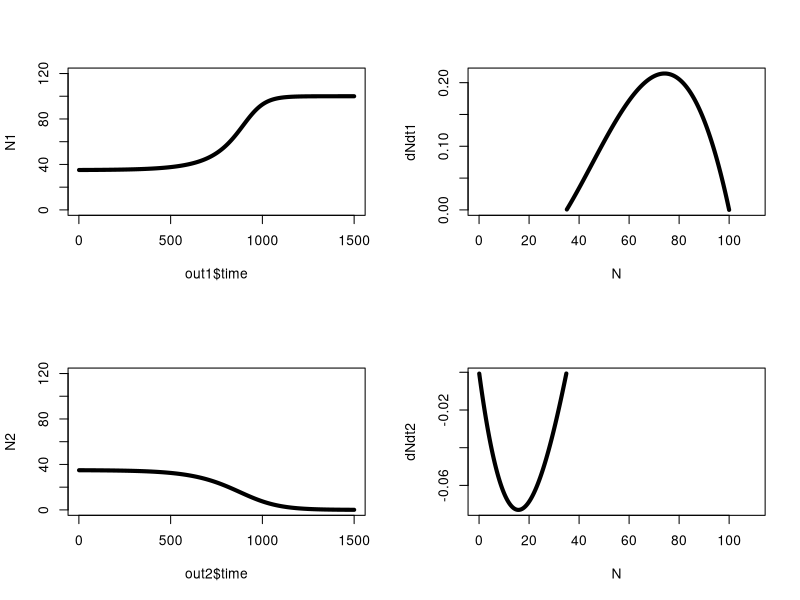
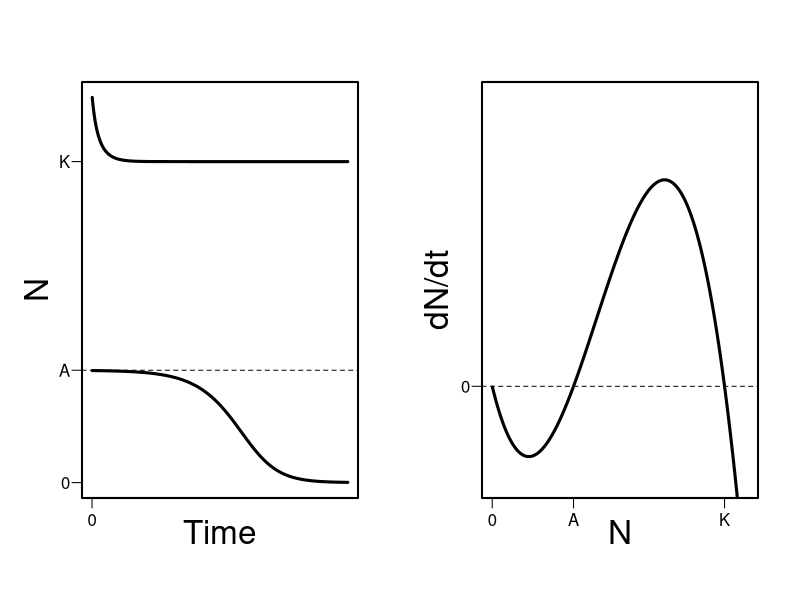
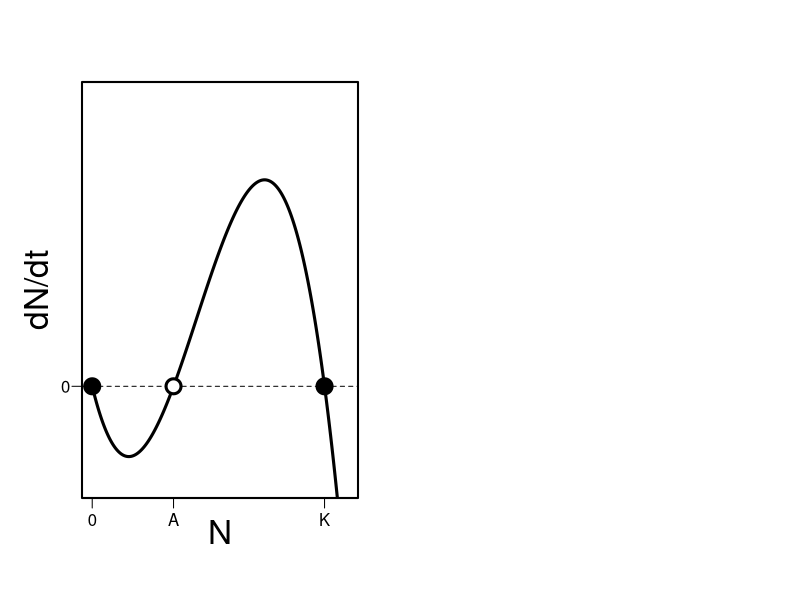

The R source for these figures, in order:
library(deSolve)


CAllee <- function(t, y, p) {
  N <- y[1]
  with(as.list(p), {
    dNdt <- r * N * (1 - N / K) * (N / A - 1)
    return(list(dNdt))
  })
}


t <- 1:1500

# Now run your simulation using the ode function of deSolve
out1 <-
  data.frame(ode(
    y = c(N = 35.1),
    times = t,
    func = CAllee,
    parms = c(r = 0.01, K = 100, A = 35)
  ))
out2 <-
  data.frame(ode(
    y = c(N = 34.9),
    times = t,
    func = CAllee,
    parms = c(r = 0.01, K = 100, A = 35)
  ))
out3 <-
  data.frame(ode(
    y = c(N = 120),
    times = t,
    func = CAllee,
    parms = c(r = 0.01, K = 100, A = 35)
  ))

N1 <- out1$N
dNdt1 <- N1[-1] - N1[-length(N1)]
N2 <- out2$N
dNdt2 <- N2[-1] - N2[-length(N2)]
N3 <- out3$N
dNdt3 <- N3[-1] - N3[-length(N3)]

# Put plots side-by-side
quartz()
par(mfrow = c(2, 2))

plot(out1$time,
     N1,
     type = 'l',
     lwd = 4,
     ylim = c(0, 120))
plot(
  dNdt1 ~ N1[-length(N1)],
  type = 'l',
  lwd = 4,
  xlab = 'N',
  xlim = c(0, 110)
)

plot(out2$time,
     N2,
     type = 'l',
     lwd = 4,
     ylim = c(0, 120))
plot(
  dNdt2 ~ N2[-length(N2)],
  type = 'l',
  lwd = 4,
  xlab = 'N',
  xlim = c(0, 110)
)


par(
  mfrow = c(1, 2),
  cex.lab = 2,
  mgp = c(1.5, 0.6, 0),
  las = 1
)
plot(
  out1$time,
  N1,
  type = 'n',
  lwd = 3,
  ylim = c(0, 120),
  ylab = 'N',
  xlab = 'Time',
  axes = FALSE
)
points(out2$time, N2, type = 'l', lwd = 3)
points(out3$time, N3, type = 'l', lwd = 3)
abline(h = 35, lty = 2, lwd = 1)
axis(1, at = 0, labels = 0)
axis(2, at = c(0, 35, 100), labels = c(0, 'A', 'K'))
box(lwd = 2)

par(las = 1)
plot(
  dNdt1 ~ N1[-length(N1)],
  type = 'l',
  lwd = 3,
  xlab = 'N',
  xlim = c(0, 110),
  ylim = c(-0.1, 0.3),
  ylab = "dN/dt",
  axes = FALSE
)
points(dNdt2 ~ N2[-length(N2)], type = 'l', lwd = 3)
points(dNdt3 ~ N3[-length(N3)], type = 'l', lwd = 3)
abline(h = 0, lwd = 1, lty = 2)
axis(1, at = c(0, 35, 100), labels = c(0, 'A', 'K'))
axis(2, at = 0, labels = 0)
box(lwd = 2)



plot(
  dNdt1 ~ N1[-length(N1)],
  type = 'l',
  lwd = 3,
  xlab = 'N',
  xlim = c(0, 110),
  ylim = c(-0.1, 0.3),
  ylab = "dN/dt",
  axes = FALSE
)
points(dNdt2 ~ N2[-length(N2)], type = 'l', lwd = 3)
points(dNdt3 ~ N3[-length(N3)], type = 'l', lwd = 3)
abline(h = 0, lwd = 1, lty = 2)
axis(1, at = c(0, 35, 100), labels = c(0, 'A', 'K'))
axis(2, at = 0, labels = 0)
box(lwd = 2)

points(
  35,
  0,
  cex = 2,
  lwd = 3,
  pch = 21,
  bg = 'white'
)
points(
  100,
  0,
  cex = 2,
  lwd = 3,
  pch = 21,
  bg = 'black'
)
points(
  0,
  0,
  cex = 2,
  lwd = 3,
  pch = 21,
  bg = 'black'
)
